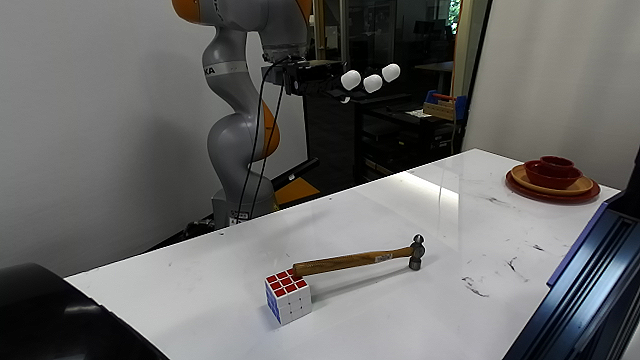
#> input picture tyler_scratch/hammer.png, 640 x 360 px
$ python DEBUG_gemini_er_v2.py
#> lines starting #> are read from the running program, lines starting #| are printed output that depends on the picture
import matplotlib.pyplot as plt
import matplotlib.patches as patches
from PIL import Image

# --- Corrected Data Definition (scaled to 640x360 image) ---

# 1. Bounding Box Data: [ymin, xmin, ymax, xmax] format
bounding_boxes = [
    {"box": [290, 120, 330, 190], "label": "Rubik's Cube"},
    {"box": [80, 520, 140, 595], "label": "Plates/Bowls"},
    {"box": [280, 170, 330, 470], "label": "Hammer"},
    {"box": [0, 0, 360, 400], "label": "Robotic arm"},
    {"box": [180, 530, 250, 620], "label": "Gripper/End effector"}
]

# 2. Sparse Keypoints Trajectory Data: [y, x] format
# Hammer Head Trajectory (Sparse)
head_trajectory_sparse = [
    [290, 470],  # Start Position (Resting near target)
    [100, 300],  # Pre-strike Position (Apex of swing)
    [290, 150],  # Impact Position (Striking Rubik's Cube)
    [320, 100]   # Follow-through Position (Post-impact)
]

# Hammer Handle Trajectory (Sparse)
handle_trajectory_sparse = [
    [320, 200],  # Start Position (Resting near target)
    [130, 180],  # Pre-strike Position (Apex of swing)
    [320, 30],   # Impact Position (Striking Rubik's Cube)
    [350, -20]   # Follow-through Position (Post-impact)
]

# 3. Dense Keypoints Trajectory Data: [y, x] format
# Hammer Head Trajectory (Dense) - interpolated points for a smooth arc
head_trajectory_dense = [
    [290, 470], [245, 420], [200, 370], [150, 335], [100, 300],
    [140, 260], [180, 220], [230, 185], [290, 150], [305, 125], [320, 100]
]

# Hammer Handle Trajectory (Dense) - interpolated points for a smooth arc
handle_trajectory_dense = [
    [320, 200], [285, 190], [250, 180], [190, 180], [130, 180],
    [170, 140], [210, 100], [260, 65], [320, 30], [335, 5], [350, -20]
]

# --- Visualization Functions ---

def load_image(image_path="hammer.png"):
    """Loads the original image."""
#> called with image_path = 'hammer.png'
    try:
        img = Image.open(image_path)
#> img is the input picture: PIL image 640x360 RGB; mean R, G, B 103.7, 103.3, 102.2
    except FileNotFoundError:
        print(f"Error: Image file not found at '{image_path}'. Please replace '{image_path}' with the correct path to your image.")
        return None
    return img

def visualize_bounding_boxes(img, boxes):
    """Draws bounding boxes on the image."""
    fig, ax = plt.subplots(1, figsize=(10, 8))
    ax.imshow(img)

    for box_data in boxes:
        ymin, xmin, ymax, xmax = box_data['box']
        label = box_data['label']

        width = xmax - xmin
        height = ymax - ymin
        rect = patches.Rectangle((xmin, ymin), width, height, linewidth=2, edgecolor='g', facecolor='none')

        ax.add_patch(rect)
        ax.text(xmin, ymin - 10, label, color='g', fontsize=12, backgroundcolor='k')

    ax.set_title("1. Bounding Boxes on Objects (Corrected for 640x360)")
    ax.axis('off')
    plt.show()
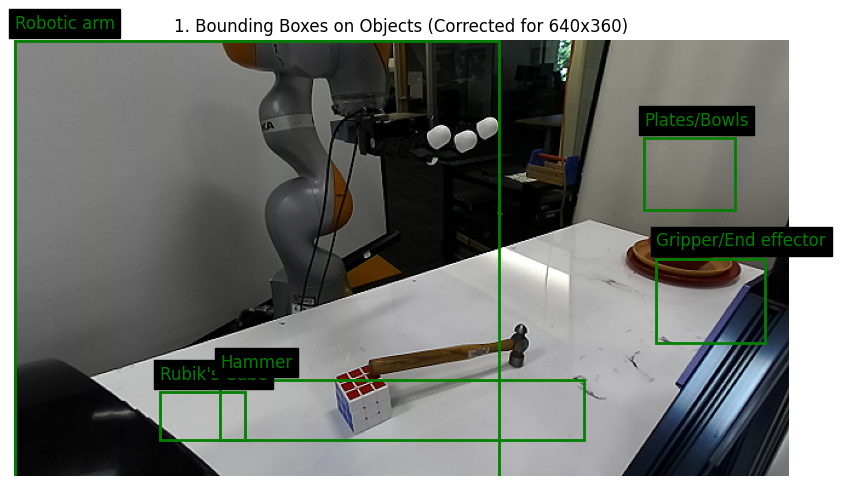
#> figure drawn by matplotlib, 1 panel

def visualize_sparse_trajectory(img, head_traj, handle_traj):
    """Draws sparse keypoints and connections on the image."""
    fig, ax = plt.subplots(1, figsize=(10, 8))
    ax.imshow(img)

    head_x = [p[1] for p in head_traj]
    head_y = [p[0] for p in head_traj]
    handle_x = [p[1] for p in handle_traj]
    handle_y = [p[0] for p in handle_traj]

    ax.plot(head_x, head_y, color='blue', linestyle='--', marker='o', markersize=8, label='Hammer Head Path')
    ax.plot(handle_x, handle_y, color='red', linestyle='--', marker='o', markersize=8, label='Hammer Handle Path')

    ax.text(head_x[0], head_y[0] - 10, "Start", color='blue', fontsize=12, backgroundcolor='w')
    ax.text(head_x[2] - 50, head_y[2] + 20, "Impact", color='blue', fontsize=12, backgroundcolor='w')
    ax.text(head_x[-1], head_y[-1] + 20, "End/Follow-through", color='blue', fontsize=12, backgroundcolor='w')

    ax.set_title("2. Sparse Keypoints Trajectory (Corrected for 640x360)")
    ax.axis('off')
    plt.show()
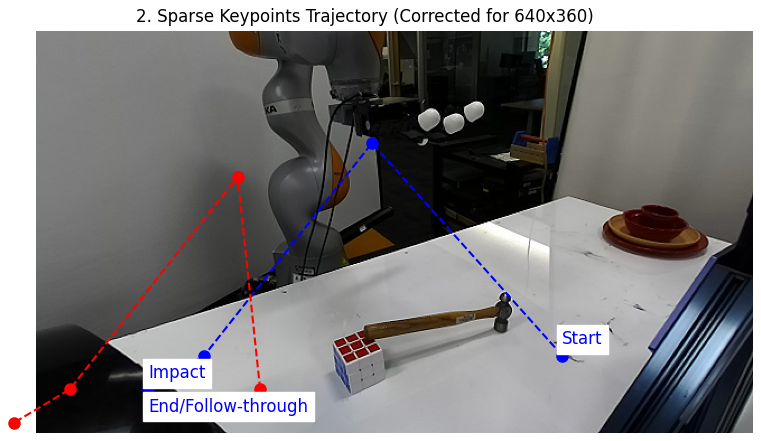
#> figure drawn by matplotlib, 1 panel

def visualize_dense_trajectory(img, head_traj, handle_traj):
    """Draws dense trajectory path on the image."""
    fig, ax = plt.subplots(1, figsize=(10, 8))
    ax.imshow(img)

    head_x = [p[1] for p in head_traj]
    head_y = [p[0] for p in head_traj]
    handle_x = [p[1] for p in handle_traj]
    handle_y = [p[0] for p in handle_traj]

    ax.plot(head_x, head_y, color='blue', linewidth=3, label='Hammer Head Path')
    ax.plot(handle_x, handle_y, color='red', linewidth=3, label='Hammer Handle Path')

    ax.set_title("3. Dense Trajectory Path (Corrected for 640x360)")
    ax.axis('off')
    plt.show()
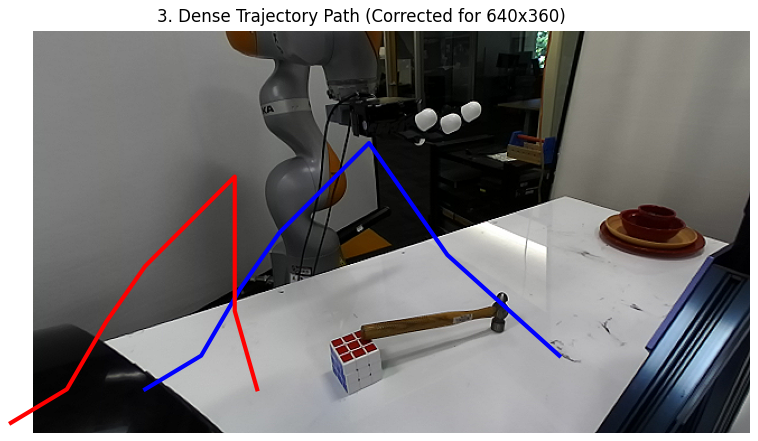
#> figure drawn by matplotlib, 1 panel

# --- Main Execution ---
if __name__ == "__main__":
    img = load_image()
    if img:
        visualize_bounding_boxes(img, bounding_boxes)
        visualize_sparse_trajectory(img, head_trajectory_sparse, handle_trajectory_sparse)
        visualize_dense_trajectory(img, head_trajectory_dense, handle_trajectory_dense)
